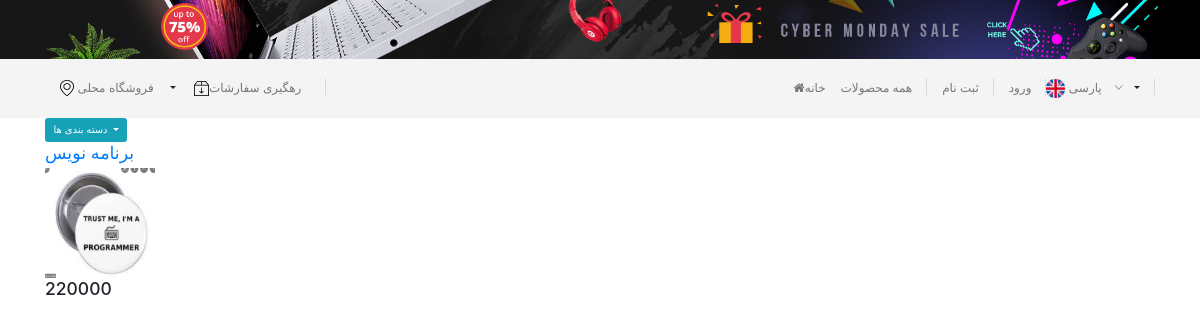
The page /category/پیکسل/ on the database its author committed.
### home/models.py (models this page shows, shortened)
class Product(models.Model):
    VARIANT = (
        ('None', 'none'),
        ('Size', 'size'),
        ('Color', 'color'),
    )
    category = models.ManyToManyField(Category, blank=True)
    name = models.CharField(max_length=100)
    slug = models.SlugField(allow_unicode=True, unique=True, null=True, blank=True)
    available = models.BooleanField(default=True)
    amount = models.PositiveIntegerField()
    unit_price = models.PositiveIntegerField()
    discount = models.PositiveIntegerField(blank=True, null=True)
    total_price = models.PositiveIntegerField()
    information = RichTextField(blank=True, null=True)
    create = models.DateTimeField(auto_now_add=True)
    update = models.DateTimeField(auto_now=True)
    status = models.CharField(max_length=30, null=True, blank=True, choices=VARIANT)
    image = models.ImageField(upload_to='products')
    tags = TaggableManager(blank=True)
    like = models.ManyToManyField(User, blank=True, related_name='user_like')
    like_count = models.IntegerField(default=0)
    unlike = models.ManyToManyField(User, blank=True, related_name='user_unlike')
    unlike_count = models.IntegerField(default=0)
    def get_absolute_url(self):
        return reverse('home:detail', args=[self.slug])
    @property
    def total_price(self):
        if not self.discount:
            return self.unit_price
        else:
            return self.unit_price * (100 - self.discount) // 100
    @property
    def like_count(self):
        return self.like.count()
    @property
    def unlike_count(self):
        return self.like.count()
    @property
    def available(self):
        if self.amount:
            return True
        else:
            return False

### home/views.py (the view)
# urls.py: path('category/<slug>/', views.all_products, name='category'),
def all_products(request, slug=None):
    category = Category.objects.filter(is_subcategory=False)
    products = Product.objects.all()
    if slug:
        data = get_object_or_404(Category, slug=slug)
        products = products.filter(category=data)
    context = {
        'products': products,
        'category': category,
    }
    return render(request, 'home/products.html', context=context)

### home/models.py (called while the page is built)
    def get_absolute_url(self):
        return reverse('home:category', args=[self.slug])

### home/templates/home/products.html (shortened to what this page needs)
{% extends 'base.html' %}
{% block body %}
    <div class="container">
        <div class="btn-group">
            <button type="button" class="btn btn-info dropdown-toggle" data-toggle="dropdown" aria-haspopup="true"
                    aria-expanded="false">
                دسته بندی ها
            </button>
        </div>
        {% for product in products %}
            <a href="{{ product.get_absolute_url }}">
                <h3>{{ product.name }}</h3>
                <img src="{{ product.image.url }}" style="width: 110px; height: 110px;" alt=""/>
            </a>
            {% if product.discount %}
                <h4>تخفیف: {{ product.unit_price }}</h4>
                <h3>قیمت نهایی: {{ product.total_price }}</h3>
            {% else %}
                <h3>{{ product.total_price }}</h3>
            {% endif %}
        {% endfor %}
    </div>
{% endblock %}

### rows shown on the page
Product: name "برنامه نویس", image (picture), total_price "220000"
